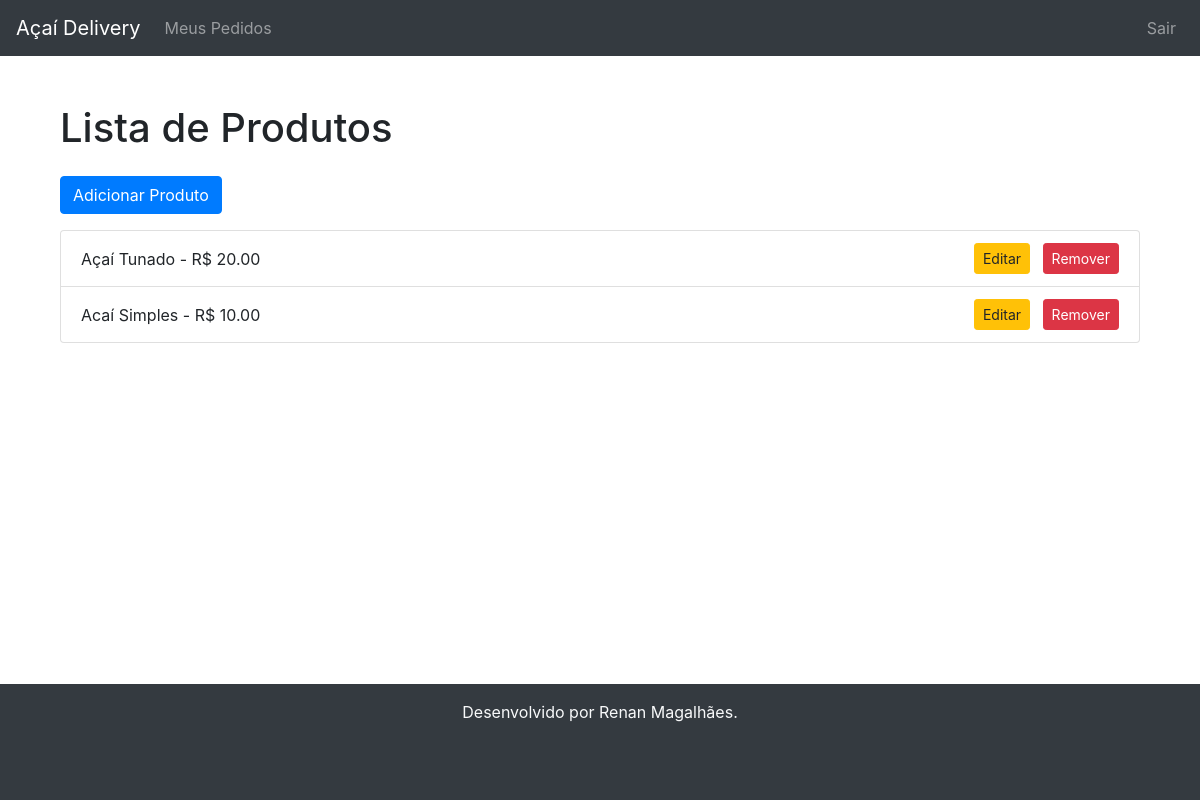
/produto/ (signed in), run on the app's committed database.
### produto/models.py (models this page shows, shortened)
class Produto(models.Model):
    nome = models.CharField(max_length=100)
    preco = models.DecimalField(max_digits=6, decimal_places=2)
    sabor = models.ManyToManyField(Sabor, blank=True)
    acompanhamentos = models.ManyToManyField(Acompanhamento, blank=True)
    imagem = models.ImageField(upload_to='imagens/produtos/', null=True, blank=True)

### produto/views.py (the view)
# urls.py: path('', views.listar_produtos, name='listar_produtos'),
def listar_produtos(request):
    produtos = Produto.objects.all()
    return render(request, 'produto/listar_produtos.html', {'produtos': produtos})

### templates/produto/listar_produtos.html (shortened to what this page needs)
{% extends 'base.html' %}
{% block content %}
<div class="container mt-4">
    <h1 class="mb-4">Lista de Produtos</h1>
    <a href="{% url 'adicionar_produto' %}" class="btn btn-primary mb-3">Adicionar Produto</a>
    <ul class="list-group">
        {% for produto in produtos %}
            <li class="list-group-item d-flex justify-content-between align-items-center">
                {{ produto.nome }} - R$ {{ produto.preco }}
                <span>
                    <a href="{% url 'editar_produto' produto.id %}" class="btn btn-warning btn-sm">Editar</a>
                    <a href="{% url 'remover_produto' produto.id %}" class="btn btn-danger btn-sm ml-2">Remover</a>
                </span>
            </li>
        {% empty %}
            <li class="list-group-item">Nenhum produto disponível.</li>
        {% endfor %}
    </ul>
</div>
{% endblock %}

### templates/base.html (style rules this page uses)
.container { margin-bottom: 60px; }

### data on the page
Produto: nome "Açaí Tunado", preco "20.00"
Produto: nome "Acaí Simples", preco "10.00"
